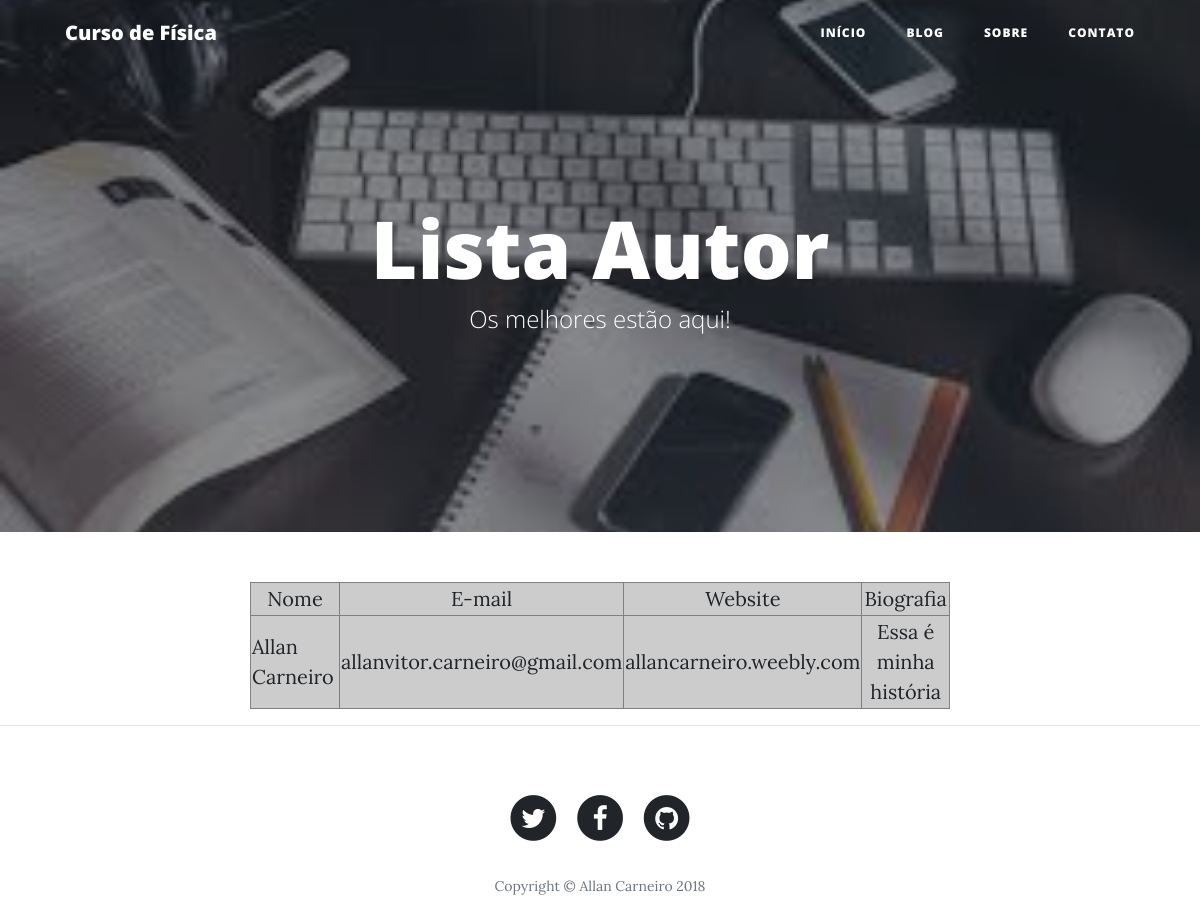
The page /author_all on the database as committed earlier.
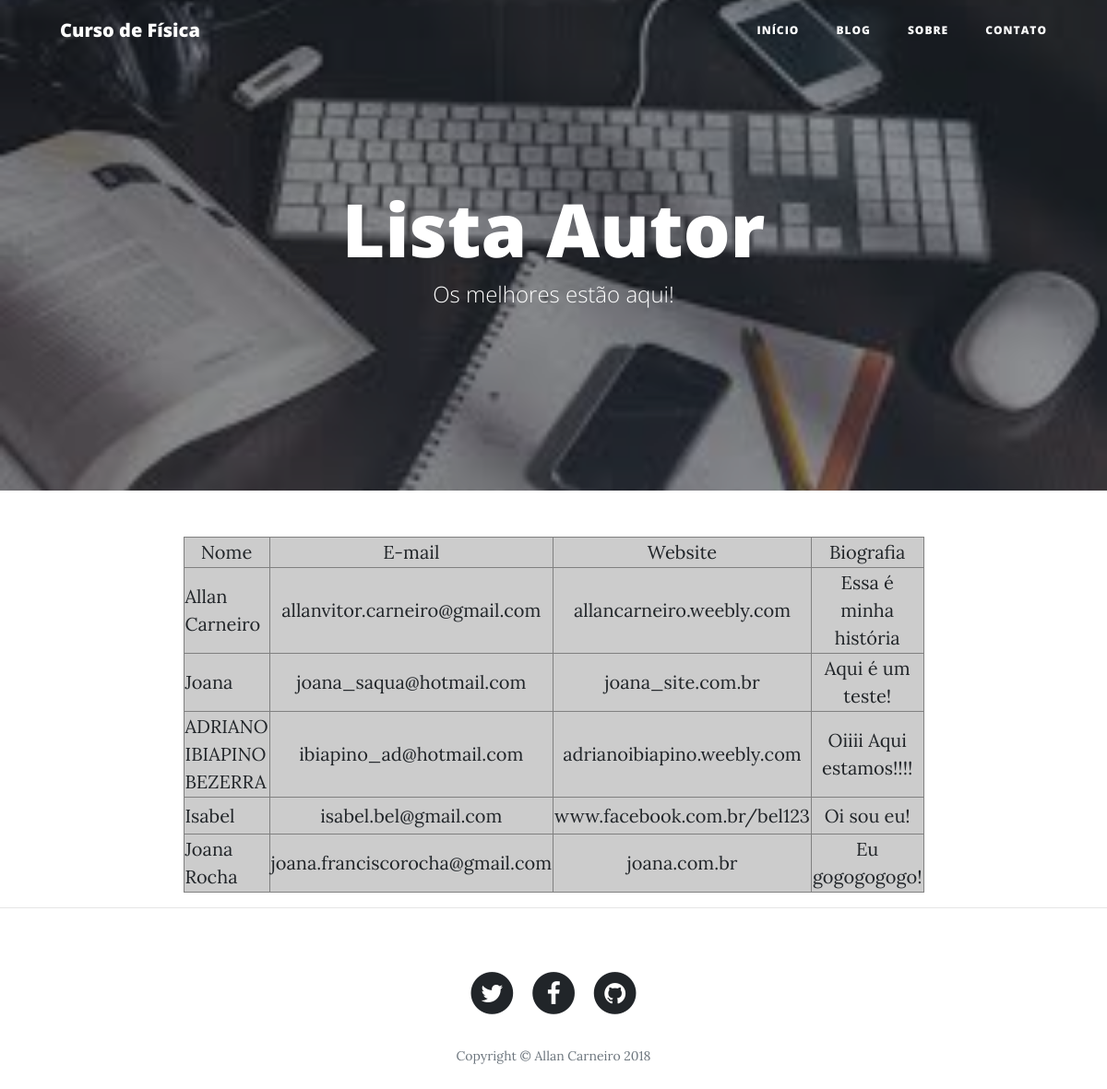
The same page on the database as committed later.
### website/models.py (models this page shows, shortened)
class Author(db.Model):
    id = db.Column(db.Integer, primary_key=True)
    name = db.Column(db.String(200), unique=False, nullable=False)
    email = db.Column(db.String(100), unique=True, nullable=False)
    website = db.Column(db.String(120), unique=False, nullable=False)
    photo = db.Column(db.String(120), unique=False, nullable=False)
    bio = db.Column(db.String(300), unique=True, nullable=False)

### website/views.py (the view)
@app.route("/author_all")
def paginapadrao_authorall():
    barra_menu = ["Início", "Blog", "Sobre", "Contato"]
    autor = Author.query.all()
    return render_template("lista_author.html", menu=barra_menu, author=autor)

### website/templates/lista_author.html
{% extends "basic.html" %}
{% block conteudo %}
<header class="masthead" style="background-image: url('{{url_for('static', filename='img/lista_author.jpeg')}}')">
      <div class="overlay"></div>
      <div class="container">
        <div class="row">
          <div class="col-lg-8 col-md-10 mx-auto">
            <div class="page-heading">
              <h1>Lista Autor</h1>
              <span class="subheading">Os melhores estão aqui!</span>
            </div>
          </div>
        </div>
      </div>
</header>
               <table align="center" width="700" border="1px" bgcolor="#CCC">
                  <tr>
                    <td width="300" align="center" >Nome</td>
                    <td width="150" align="center">E-mail</td>
                    <td width="150" align="center">Website</td>
                    <td width="200" align="center">Biografia</td>
                  </tr>
                  {% for aut in author %}
                  <tr>
                    <td height="40" align="justify"> {{aut.name}} </td>
                    <td align="center">{{aut.email}}</td>
                    <td align="center">{{aut.website}}</td>
                    <td align="center">{{aut.bio}}</td>
                  </tr>
                  {% endfor %}
                </table>
{% endblock %}

### website/templates/basic.html (shortened to what this page needs)
<!DOCTYPE html>
<html lang="en">
  <head>
    <link href="{{url_for('static', filename='vendor/bootstrap/css/bootstrap.min.css')}}" rel="stylesheet">
    <link href="{{url_for('static', filename='vendor/font-awesome/css/font-awesome.min.css')}}" rel="stylesheet" type="text/css">
    <link href="{{url_for('static', filename='css/clean-blog.min.css')}}" rel="stylesheet">
  </head>
  <body>
    <nav class="navbar navbar-expand-lg navbar-light fixed-top" id="mainNav">
      <div class="container">
        <a class="navbar-brand" href="#">Curso de Física</a>
        <div class="collapse navbar-collapse" id="navbarResponsive">
          <ul class="navbar-nav ml-auto">
            <li class="nav-item">
              <a class="nav-link" href="{{url_for('paginapadrao')}}">{{menu[0]}}</a>
            </li>
            <li class="nav-item">
              <a class="nav-link" href="{{url_for('paginapadrao_blog')}}">{{menu[1]}}</a>
            </li>
            <li class="nav-item">
              <a class="nav-link" href="{{url_for('paginapadrao_about')}}">{{menu[2]}}</a>
            </li>
            <li class="nav-item">
              <a class="nav-link" href="{{url_for('paginapadrao_contato')}}">{{menu[3]}}</a>
            </li>
          </ul>
        </div>
      </div>
    </nav>
  {% block conteudo %}
  {% endblock %}
    <hr>
    <footer>
      <div class="container">
        <div class="row">
          <div class="col-lg-8 col-md-10 mx-auto">
            <ul class="list-inline text-center">
              <li class="list-inline-item">
                <a href="https://www.twitter.com/allanvitor01" target="_blank">
                  <span class="fa-stack fa-lg">
                    <i class="fa fa-circle fa-stack-2x"></i>
                    <i class="fa fa-twitter fa-stack-1x fa-inverse"></i>
                  </span>
                </a>
              </li>
              <li class="list-inline-item">
                <a href="https://www.facebook.com/allanvitor01" target="_blank">
                  <span class="fa-stack fa-lg">
                    <i class="fa fa-circle fa-stack-2x"></i>
                    <i class="fa fa-facebook fa-stack-1x fa-inverse"></i>
                  </span>
                </a>
              </li>
              <li class="list-inline-item">
                <a href="https://github.com/allanvitor01/python_cafe" target="_blank">
                  <span class="fa-stack fa-lg">
                    <i class="fa fa-circle fa-stack-2x"></i>
                    <i class="fa fa-github fa-stack-1x fa-inverse"></i>
                  </span>
                </a>
              </li>
            </ul>
            <p class="copyright text-muted">Copyright &copy; Allan Carneiro 2018</p>
          </div>
        </div>
      </div>
    </footer>
  </body>
</html>

Rows that differ between the two databases and show on the page:
added Author: name "Joana", email "joana_saqua@hotmail.com", website "joana_site.com.br", bio "Aqui é um teste!"
added Author: name "ADRIANO IBIAPINO BEZERRA", email "ibiapino_ad@hotmail.com", website "adrianoibiapino.weebly.com", bio "Oiiii Aqui estamos!!!!"
added Author: name "Isabel", email "isabel.bel@gmail.com", website "www.facebook.com.br/bel123", bio "Oi sou eu!"
added Author: name "Joana Rocha", email "joana.franciscorocha@gmail.com", website "joana.com.br", bio "Eu gogogogogo!"
